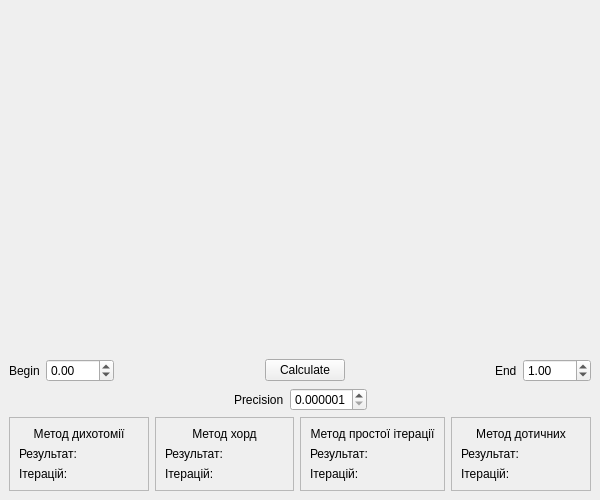
<?xml version="1.0" encoding="UTF-8"?>
<ui version="4.0">
 <class>GraphsWindow</class>
 <widget class="QMainWindow" name="GraphsWindow">
  <property name="geometry">
   <rect>
    <x>0</x>
    <y>0</y>
    <width>600</width>
    <height>500</height>
   </rect>
  </property>
  <property name="windowTitle">
   <string>GraphsWindow</string>
  </property>
  <widget class="QWidget" name="centralwidget">
   <layout class="QVBoxLayout" name="verticalLayout" stretch="8,0,0,0">
    <item>
     <widget class="QCustomPlot" name="plot" native="true"/>
    </item>
    <item>
     <layout class="QHBoxLayout" name="horizontalLayout_2">
      <item>
       <widget class="QLabel" name="label_13">
        <property name="text">
         <string>Begin</string>
        </property>
       </widget>
      </item>
      <item>
       <widget class="QDoubleSpinBox" name="beginSetter">
        <property name="minimum">
         <double>-100.000000000000000</double>
        </property>
        <property name="maximum">
         <double>100.000000000000000</double>
        </property>
        <property name="singleStep">
         <double>0.100000000000000</double>
        </property>
       </widget>
      </item>
      <item>
       <spacer name="horizontalSpacer">
        <property name="orientation">
         <enum>Qt::Horizontal</enum>
        </property>
        <property name="sizeHint" stdset="0">
         <size>
          <width>40</width>
          <height>20</height>
         </size>
        </property>
       </spacer>
      </item>
      <item>
       <widget class="QPushButton" name="pushButton">
        <property name="text">
         <string>Calculate</string>
        </property>
       </widget>
      </item>
      <item>
       <spacer name="horizontalSpacer_2">
        <property name="orientation">
         <enum>Qt::Horizontal</enum>
        </property>
        <property name="sizeHint" stdset="0">
         <size>
          <width>40</width>
          <height>20</height>
         </size>
        </property>
       </spacer>
      </item>
      <item>
       <widget class="QLabel" name="label_14">
        <property name="text">
         <string>End</string>
        </property>
       </widget>
      </item>
      <item>
       <widget class="QDoubleSpinBox" name="endSetter">
        <property name="minimum">
         <double>-100.000000000000000</double>
        </property>
        <property name="maximum">
         <double>100.000000000000000</double>
        </property>
        <property name="singleStep">
         <double>0.100000000000000</double>
        </property>
        <property name="value">
         <double>1.000000000000000</double>
        </property>
       </widget>
      </item>
     </layout>
    </item>
    <item>
     <layout class="QHBoxLayout" name="horizontalLayout_3">
      <item>
       <spacer name="horizontalSpacer_3">
        <property name="orientation">
         <enum>Qt::Horizontal</enum>
        </property>
        <property name="sizeHint" stdset="0">
         <size>
          <width>40</width>
          <height>20</height>
         </size>
        </property>
       </spacer>
      </item>
      <item>
       <widget class="QLabel" name="label_15">
        <property name="text">
         <string>Precision</string>
        </property>
       </widget>
      </item>
      <item>
       <widget class="QDoubleSpinBox" name="precisionSetter">
        <property name="decimals">
         <number>6</number>
        </property>
        <property name="minimum">
         <double>0.000001000000000</double>
        </property>
        <property name="maximum">
         <double>1.000000000000000</double>
        </property>
        <property name="singleStep">
         <double>0.000001000000000</double>
        </property>
        <property name="value">
         <double>0.000001000000000</double>
        </property>
       </widget>
      </item>
      <item>
       <spacer name="horizontalSpacer_4">
        <property name="orientation">
         <enum>Qt::Horizontal</enum>
        </property>
        <property name="sizeHint" stdset="0">
         <size>
          <width>40</width>
          <height>20</height>
         </size>
        </property>
       </spacer>
      </item>
     </layout>
    </item>
    <item>
     <layout class="QHBoxLayout" name="horizontalLayout">
      <item>
       <widget class="QFrame" name="bisectionFrame">
        <property name="frameShape">
         <enum>QFrame::StyledPanel</enum>
        </property>
        <property name="frameShadow">
         <enum>QFrame::Plain</enum>
        </property>
        <property name="midLineWidth">
         <number>0</number>
        </property>
        <layout class="QVBoxLayout" name="verticalLayout_4">
         <item>
          <widget class="QLabel" name="label">
           <property name="text">
            <string>Метод дихотомії</string>
           </property>
           <property name="alignment">
            <set>Qt::AlignCenter</set>
           </property>
          </widget>
         </item>
         <item>
          <widget class="QLabel" name="dyhotomeaResult">
           <property name="text">
            <string>Результат: </string>
           </property>
           <property name="wordWrap">
            <bool>true</bool>
           </property>
          </widget>
         </item>
         <item>
          <widget class="QLabel" name="dyhotomeaIterations">
           <property name="text">
            <string>Ітерацій: </string>
           </property>
           <property name="wordWrap">
            <bool>true</bool>
           </property>
          </widget>
         </item>
        </layout>
       </widget>
      </item>
      <item>
       <widget class="QFrame" name="hordesFrame">
        <property name="frameShape">
         <enum>QFrame::StyledPanel</enum>
        </property>
        <property name="frameShadow">
         <enum>QFrame::Plain</enum>
        </property>
        <layout class="QVBoxLayout" name="verticalLayout_5">
         <item>
          <widget class="QLabel" name="label_4">
           <property name="text">
            <string>Метод хорд</string>
           </property>
           <property name="alignment">
            <set>Qt::AlignCenter</set>
           </property>
          </widget>
         </item>
         <item>
          <widget class="QLabel" name="hordesResult">
           <property name="text">
            <string>Результат:</string>
           </property>
           <property name="wordWrap">
            <bool>true</bool>
           </property>
          </widget>
         </item>
         <item>
          <widget class="QLabel" name="hordesIterations">
           <property name="text">
            <string>Ітерацій:</string>
           </property>
           <property name="wordWrap">
            <bool>true</bool>
           </property>
          </widget>
         </item>
        </layout>
       </widget>
      </item>
      <item>
       <widget class="QFrame" name="simpleIterationFrame">
        <property name="frameShape">
         <enum>QFrame::StyledPanel</enum>
        </property>
        <property name="frameShadow">
         <enum>QFrame::Plain</enum>
        </property>
        <layout class="QVBoxLayout" name="verticalLayout_6">
         <item>
          <widget class="QLabel" name="label_7">
           <property name="text">
            <string>Метод простої ітерації</string>
           </property>
           <property name="alignment">
            <set>Qt::AlignCenter</set>
           </property>
           <property name="wordWrap">
            <bool>true</bool>
           </property>
          </widget>
         </item>
         <item>
          <widget class="QLabel" name="simpleIterResult">
           <property name="text">
            <string>Результат:</string>
           </property>
           <property name="wordWrap">
            <bool>true</bool>
           </property>
          </widget>
         </item>
         <item>
          <widget class="QLabel" name="simpleIterIterations">
           <property name="text">
            <string>Ітерацій:</string>
           </property>
           <property name="wordWrap">
            <bool>true</bool>
           </property>
          </widget>
         </item>
        </layout>
       </widget>
      </item>
      <item>
       <widget class="QFrame" name="tangentsFrame">
        <property name="frameShape">
         <enum>QFrame::StyledPanel</enum>
        </property>
        <property name="frameShadow">
         <enum>QFrame::Plain</enum>
        </property>
        <layout class="QVBoxLayout" name="verticalLayout_7">
         <item>
          <widget class="QLabel" name="label_10">
           <property name="text">
            <string>Метод дотичних</string>
           </property>
           <property name="alignment">
            <set>Qt::AlignCenter</set>
           </property>
          </widget>
         </item>
         <item>
          <widget class="QLabel" name="tangentsResult">
           <property name="text">
            <string>Результат:</string>
           </property>
           <property name="wordWrap">
            <bool>true</bool>
           </property>
          </widget>
         </item>
         <item>
          <widget class="QLabel" name="tangentsIterations">
           <property name="text">
            <string>Ітерацій:</string>
           </property>
           <property name="wordWrap">
            <bool>true</bool>
           </property>
          </widget>
         </item>
        </layout>
       </widget>
      </item>
     </layout>
    </item>
   </layout>
  </widget>
 </widget>
 <customwidgets>
  <customwidget>
   <class>QCustomPlot</class>
   <extends>QWidget</extends>
   <header location="global">qcustomplot.h</header>
   <container>1</container>
  </customwidget>
 </customwidgets>
 <resources/>
 <connections/>
</ui>
